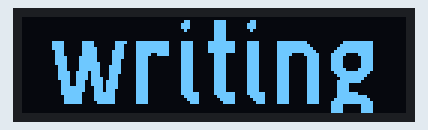
Recording of a sketch running on a simulated Arduino Uno, built with avr-gcc and run on an emulated ATmega328P. On the bench: 128×32 one-colour display. Wiring (inferred from the names in the program): 24Cxx EEPROM at I2C address 0x50. EEPROM starts erased; what the sketch prints to the serial monitor is not drawn.

Above: at 0.1 s.
At 1.8 s:
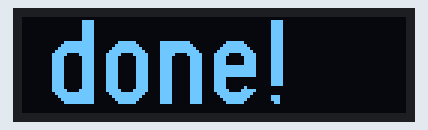
At 3.2 s:
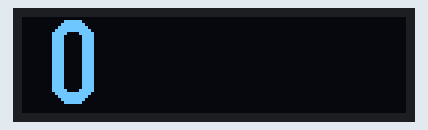

The sketch:

coil_eeprom_4k.ino
```cpp
/*
  External EEPROM Recording & Playback Demo
  ext_eeprom_demo.ino
  Uses AT24LC256 External I2C EEPROM

  DroneBot Workshop 2019
  https://dronebotworkshop.com
*/
#include <U8g2lib.h>
//U8G2_SSD1306_128X32_UNIVISION_F_HW_I2C u8g2(U8G2_R0);
U8G2_SSD1306_128X32_UNIVISION_F_HW_I2C u8g2(U8G2_R0, /* reset=*/ U8X8_PIN_NONE);
String led_string;
char led_string_buffer[50];

// Include the I2C Wire Library
#include "Wire.h"


unsigned int coil_code_read; // the read coil code after writing

// EEPROM I2C Address
#define EEPROM_I2C_ADDRESS 0x50

// Analog pin for potentiometer
int analogPin = 0;

// Integer to hold potentiometer value
int val = 0;

// Byte to hold data read from EEPROM
int readVal = 0;

// Integer to hold number of addresses to fill
int maxaddress = 512;

typedef struct {
  String code;
  String val;
  unsigned int code_length;
} siemens_eeprom_type;


// Function to write to EEPROOM
void writeEEPROM(int address, byte val, int i2c_address)
{
  // Begin transmission to I2C EEPROM
  Wire.beginTransmission(i2c_address);

  // Send memory address as two 8-bit bytes
  // Wire.write((int)(address >> 8));   // MSB
  Wire.write((int)(address & 0xFF)); // LSB

  // Send data to be stored
  Wire.write(val);

  // End the transmission
  Wire.endTransmission();

  // Add 5ms delay for EEPROM
  delay(5);
}

// Function to read from EEPROM
byte readEEPROM(int address, int i2c_address)
{
  // Define byte for received data
  byte rcvData = 0xFF;

  // Begin transmission to I2C EEPROM
  Wire.beginTransmission(i2c_address);

  // Send memory address as two 8-bit bytes
  // Wire.write((int)(address >> 8));   // MSB
  Wire.write((int)(address & 0xFF)); // LSB

  // End the transmission
  Wire.endTransmission();

  // Request one byte of data at current memory address
  Wire.requestFrom(i2c_address, 1);

  // Read the data and assign to variable
  rcvData =  Wire.read();

  // Return the data as function output
  return rcvData;
}


void setup()
{

  String code, val;
  int address = 0;
  siemens_eeprom_type siemens_eeprom[12];

  //    'CC': 'coil_code',
  siemens_eeprom[0].code = "CC";
  siemens_eeprom[0].code_length = 2;
  siemens_eeprom[0].val = "5304";

  //    'PN': 'product_name',
  siemens_eeprom[1].code = "PN";
  siemens_eeprom[1].code_length = 2;
  siemens_eeprom[1].val = "FUS_12Ch";

  //    'ID': 'siemens_part_number',
  siemens_eeprom[2].code = "ID";
  siemens_eeprom[2].code_length = 2;
  siemens_eeprom[2].val = "0";

  //    'SN': 'serial_number',
  siemens_eeprom[3].code = "SN";
  siemens_eeprom[3].code_length = 2;
  siemens_eeprom[3].val = "0000";

  //    'RV': 'revision',
  siemens_eeprom[4].code = "RV";
  siemens_eeprom[4].code_length = 2;
  siemens_eeprom[4].val = "00";

  //    'LV': 'version',
  siemens_eeprom[5].code = "LV";
  siemens_eeprom[5].code_length = 2;
  siemens_eeprom[5].val = "00";

  //    'MA': 'manufacturer',
  siemens_eeprom[6].code = "MA";
  siemens_eeprom[6].code_length = 2;
  siemens_eeprom[6].val = "fhlin";

  //    'MN': 'manufacturer_part_number',
  siemens_eeprom[7].code = "MN";
  siemens_eeprom[7].code_length = 2;
  siemens_eeprom[7].val = "0";

  //    'RS': 'regulatory_status',
  siemens_eeprom[8].code = "RS";
  siemens_eeprom[8].code_length = 2;
  siemens_eeprom[8].val = "not approved";

  //    'NI': 'num_additional_info_tags'
  siemens_eeprom[9].code = "NI";
  siemens_eeprom[9].code_length = 2;
  siemens_eeprom[9].val = "12345";

  siemens_eeprom[10].code = "IT02";
  siemens_eeprom[10].code_length = 4;
  siemens_eeprom[10].val = "";

  siemens_eeprom[11].code = "IT05";
  siemens_eeprom[11].code_length = 4;
  siemens_eeprom[11].val = "fhlin_coil";

  //siemens_eeprom[12].code = "EOFI";
  //siemens_eeprom[12].code_length = 4;
  //siemens_eeprom[12].val = "";


  // Connect to I2C bus as master7
  Wire.begin();

  // Setup Serial Monitor
  Serial.begin(9600);

  u8g2.begin();
  led_string = "writing";
  led_string.toCharArray(led_string_buffer, 50);
  u8g2.clearBuffer();          // clear the internal memory
  u8g2.setFont(u8g2_font_logisoso28_tr);  // choose a suitable font at https://github.com/olikraus/u8g2/wiki/fntlistall
  u8g2.drawStr(8, 29, led_string_buffer);
  u8g2.sendBuffer();
  delay(100);


  //-------write EEPROM --------------

  String message;
  unsigned int ll;
  String str;

  address = 0;
  for (int eeprom_entry_idx = 0; eeprom_entry_idx < 12; eeprom_entry_idx++) {

    message = siemens_eeprom[eeprom_entry_idx].code;

    for (int idx = 0; idx < message.length(); idx++) {
      writeEEPROM(address, (byte) (message[idx]), EEPROM_I2C_ADDRESS);
      //writeEEPROM(address, "C", EEPROM_I2C_ADDRESS);
      delay(5);
      address += 1;
    };


    //    address = 0;
    //    for (int idx = 0; idx < message.length(); idx++) {
    //      int readVal = readEEPROM(address, EEPROM_I2C_ADDRESS);
    //      address++;
    //      Serial.println(readVal);
    //    };
    //    return;


    if (message == "CC") {
      //write coil code length
      ll = 2;

      writeEEPROM(address, ll >> 8, EEPROM_I2C_ADDRESS);
      delay(5);
      address += 1;
      writeEEPROM(address, ll & 0xFF , EEPROM_I2C_ADDRESS);
      delay(5);
      address += 1;

      //write coil code
      char ccstr[5];
      siemens_eeprom[eeprom_entry_idx].val.toCharArray(ccstr, 5);
      ll = strtoul(ccstr, NULL, 16);

      writeEEPROM(address, ll >> 8, EEPROM_I2C_ADDRESS);
      delay(5);
      address += 1;
      writeEEPROM(address, ll & 0xFF , EEPROM_I2C_ADDRESS);
      delay(5);
      address += 1;
    }
    else {
      //write 2-byte number
      str = siemens_eeprom[eeprom_entry_idx].val;
      ll = str.length();

      writeEEPROM(address, ll >> 8, EEPROM_I2C_ADDRESS);
      delay(5);
      address += 1;
      writeEEPROM(address, ll & 0xFF , EEPROM_I2C_ADDRESS);
      delay(5);
      address += 1;


      //write string
      for (int str_idx = 0; str_idx < str.length(); str_idx++) {
        writeEEPROM(address, str[str_idx], EEPROM_I2C_ADDRESS);
        delay(5);
        address += 1;
      }
    }
  }
  //write "EOFI: string
  str = "EOFI";
  for (int str_idx = 0; str_idx < str.length(); str_idx++) {
    writeEEPROM(address, str[str_idx], EEPROM_I2C_ADDRESS);
    delay(5);
    address += 1;
  }
  //pad 0 until 256 bytes
  for (int str_idx = 0; str_idx < (256 - address); str_idx++) {
    writeEEPROM(address, 0, EEPROM_I2C_ADDRESS);
    //delay(5);
    address += 1;
  }
  //-------end of writing EEPROM --------------


  led_string = "done!";
  led_string.toCharArray(led_string_buffer, 50);
  u8g2.clearBuffer();          // clear the internal memory
  u8g2.setFont(u8g2_font_logisoso28_tr);  // choose a suitable font at https://github.com/olikraus/u8g2/wiki/fntlistall
  u8g2.drawStr(8, 29, led_string_buffer);
  u8g2.sendBuffer();
  delay(100);

  delay(1000);

  Serial.println("====");

  //-------read EEPROM --------------

  byte readVal1, readVal2;
  char *charptr;
  int cc_counter = 0;

  address = 0;

  for (int eeprom_entry_idx = 0; eeprom_entry_idx < 12; eeprom_entry_idx++) {
    cc_counter = 0;
    for (int idx = 0; idx < siemens_eeprom[eeprom_entry_idx].code_length; idx++) {
      //read two (or a few) characters
      readVal1 = readEEPROM(address, EEPROM_I2C_ADDRESS);
      //byte tmp = readEEPROM(address, EEPROM_I2C_ADDRESS);
      address++;
      Serial.print((char)readVal1);
      if (readVal1 == 67) {
        cc_counter++;
      }; //two "C"?
      delay(5);
    };

    Serial.print("|");
    Serial.print(cc_counter);
    Serial.print("|");

    if (cc_counter == 2) {

      //read a two-byte number
      readVal1 = readEEPROM(address, EEPROM_I2C_ADDRESS);
      delay(5);
      address++;
      readVal2 = readEEPROM(address, EEPROM_I2C_ADDRESS);
      delay(5);
      address++;
      unsigned int data_length = (readVal1 << 8) + (readVal2 & 0xFF);
      Serial.print(data_length);

      Serial.print(":");
      //Serial.println(readVal1);
      //Serial.println(readVal2);

      //read a two-byte number (actual coil code)
      readVal1 = readEEPROM(address, EEPROM_I2C_ADDRESS);
      delay(5);
      address++;
      readVal2 = readEEPROM(address, EEPROM_I2C_ADDRESS);
      delay(5);
      address++;
      coil_code_read = (readVal1 << 8) + (readVal2 & 0xFF);

      Serial.println(String(coil_code_read, HEX));
    }
    else {
      //read a two-byte number (the string length)
      readVal1 = readEEPROM(address, EEPROM_I2C_ADDRESS);
      delay(5);
      address++;
      readVal2 = readEEPROM(address, EEPROM_I2C_ADDRESS);
      delay(5);
      address++;
      int data_length = (readVal1 << 8) + (readVal2 & 0xFF);
      Serial.print(data_length);

      Serial.print(":");
      //read a string
      for (int idx = 0; idx < data_length; idx++) {
        readVal = readEEPROM(address, EEPROM_I2C_ADDRESS);
        delay(5);
        address++;
        Serial.print((char)readVal);
      }
      Serial.println("");
    }
  }
  //-------end of reading EEPROM --------------

  Serial.println("====");
  Serial.println((coil_code_read));
  Serial.println("----");

  sprintf(led_string_buffer, "%X", coil_code_read);
  u8g2.clearBuffer();          // clear the internal memory
  u8g2.setFont(u8g2_font_logisoso28_tr);  // choose a suitable font at https://github.com/olikraus/u8g2/wiki/fntlistall
  u8g2.drawStr(8, 29, led_string_buffer);
  u8g2.sendBuffer();
  delay(100);

  Serial.println(led_string_buffer);

}

void loop()
{

  // Nothing in loop

}
```

Measured:
- what the display in image 0 shows lasts 1.6 s, from 0.1 s to 1.7 s
- what the display in image 1 shows lasts 1.4 s, from 1.7 s to 3.1 s
